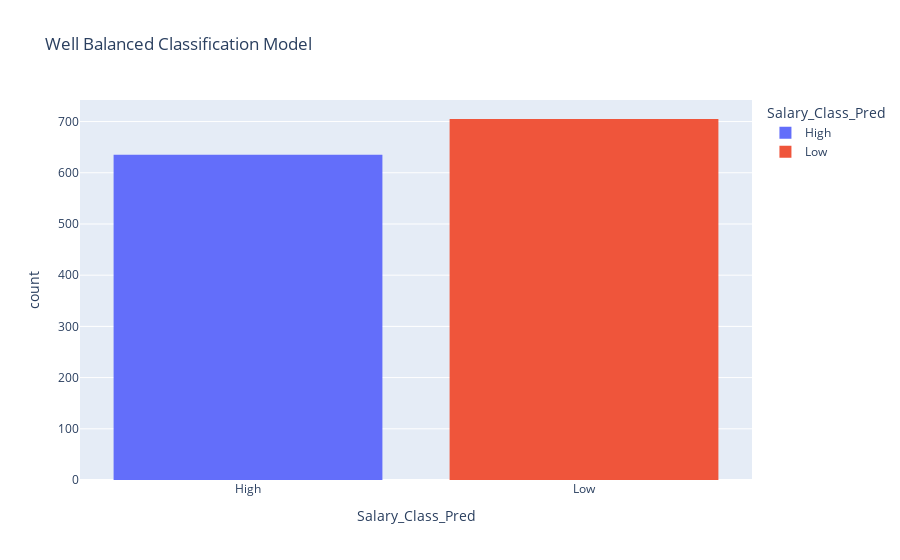

Source (notebook cell):
### Code cell
fig_cls = px.histogram(df_pred, x="Salary_Class_Pred", color="Salary_Class_Pred", title="Well Balanced Classification Model")
fig_cls.show()

### Figure 1 — Plotly figure (JSON) as saved in the notebook; plotly's stock layout.template omitted (floating-point values rounded to 4 significant figures; data arrays with more than 128 entries replaced by an {"elided": "..."} marker saying what was removed)
{"data": [{"alignmentgroup": "True", "bingroup": "x", "hovertemplate": "Salary_Class_Pred=%{x}<br>count=%{y}<extra></extra>", "legendgroup": "High", "marker": {"color": "#636efa", "pattern": {"shape": ""}}, "name": "High", "offsetgroup": "High", "orientation": "v", "showlegend": true, "type": "histogram", "x": {"elided": "635 str values"}, "xaxis": "x", "yaxis": "y"}, {"alignmentgroup": "True", "bingroup": "x", "hovertemplate": "Salary_Class_Pred=%{x}<br>count=%{y}<extra></extra>", "legendgroup": "Low", "marker": {"color": "#EF553B", "pattern": {"shape": ""}}, "name": "Low", "offsetgroup": "Low", "orientation": "v", "showlegend": true, "type": "histogram", "x": {"elided": "705 str values"}, "xaxis": "x", "yaxis": "y"}], "layout": {"barmode": "relative", "legend": {"title": {"text": "Salary_Class_Pred"}, "tracegroupgap": 0}, "title": {"text": "Well Balanced Classification Model"}, "xaxis": {"anchor": "y", "categoryarray": ["High", "Low"], "categoryorder": "array", "domain": [0, 1], "title": {"text": "Salary_Class_Pred"}}, "yaxis": {"anchor": "x", "domain": [0, 1], "title": {"text": "count"}}}}
